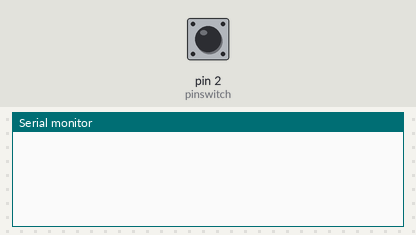
Recording of a sketch running on a simulated Arduino Uno, built with avr-gcc and run on an emulated ATmega328P. On the bench: the last lines printed to the serial monitor. Inputs (shaded band) come from the test bench; at power-on: pin 2 (pinswitch) LOW.

Above: at 1.2 s.
1.3 s: pin 2 (pinswitch) pulled HIGH for 0.15 s
At 2.0 s:
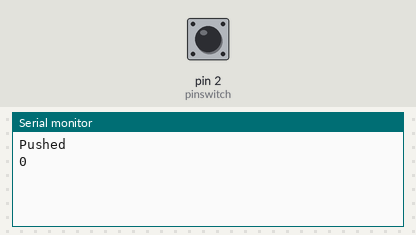
2.9 s: pin 2 (pinswitch) pulled HIGH for 1 s
At 4.8 s:
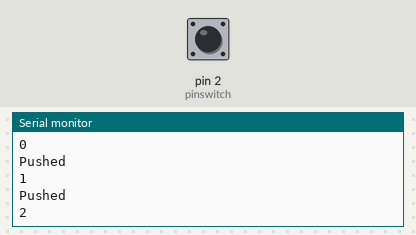
5.4 s: pin 2 (pinswitch) pulled HIGH for 0.15 s
At 6.3 s:
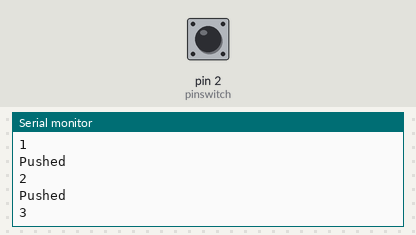
Timing chart, 0 to 8.4 s (numbered marks = the images above; inputs shaded):
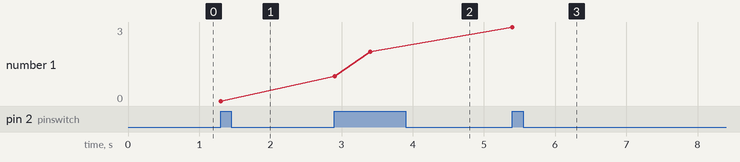

The sketch:

08_switch_test.ino
```cpp
int pinswitch = 2;
int count = 0;

void setup() {
  // put your setup code here, to run once:
  Serial.begin(115200);       //시리얼 설정
  pinMode(pinswitch, INPUT);    // 스위치 설정
}

void loop() {
  // put your main code here, to run repeatedly:
  if(digitalRead(pinswitch)) {
    Serial.println("Pushed");
    Serial.println(count);
    count++;
    delay(500);
  }
}
```

Measured:
- after the input at 1.3 s, the serial monitor: prints a new line at once (image 1)
- after the input at 2.9 s, the serial monitor: prints a new line at once (image 2)
- after the input at 5.4 s, the serial monitor: prints a new line at once (image 3)
- plotted number 1: 0 → 2 after the input at 2.9 s, 2 → 3 after the input at 5.4 s
